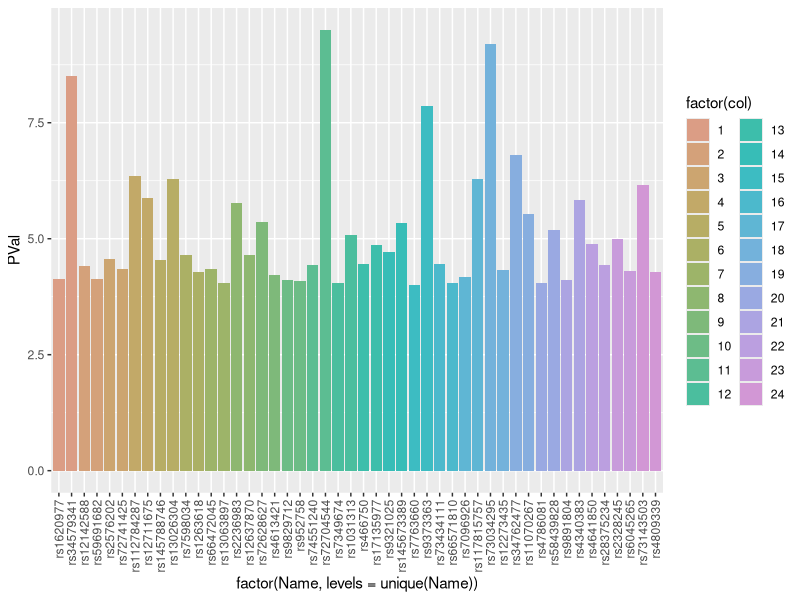

Write R code to recreate this figure.
## ---- chunk 1
library('readxl')
Xanax <- read_excel('ANX_2026_daner_fullANX_v12_woUTAH_11022026.gz.p4.clump.areator.sorted.1mhc (1).xls')
## ---- chunk 2
library('tidyverse')

chr_distances_1 <- list()

for(chr_num in 1:10){
  chr_data <- Xanax %>% 
    filter(CHR == chr_num) %>% 
    arrange(BP)
  # 2. Only calculate distances if there are at least 2 SNPs
  #    because you need a current SNP and a next SNP to find a distance
  if (nrow(chr_data) >= 2) {
    
    # 3. Create a table comparing each SNP to the next SNP
    distance_table <- data.frame(
      CHR = chr_num,                         # chromosome number
      SNP = chr_data$SNP[-nrow(chr_data)],   # all SNPs except the last one
      PVal = chr_data$P[-nrow(chr_data)],    # corresponding PVals
      curr_SNP_pos = chr_data$BP[-nrow(chr_data)], # all positions except the last one
      next_SNP_pos = chr_data$BP[-1],            # all positions except the first one
      BP_diff = diff(chr_data$BP)           # distance between neighboring SNPs
    )
    
    # 4. Store this chromosome's distance table in the list
    chr_distances_1[[chr_num]] <- distance_table
  }
}

# 5. Combine all chromosome tables into one big data frame
chr_distances_1  <- do.call(rbind, chr_distances_1)

# 3. Classify each distance into your table's custom scales!
chr_distances_1  <- chr_distances_1  %>% 
  mutate(
    Classification = case_when(
      BP_diff < 20000                  ~ "very close",
      BP_diff >= 20000 & BP_diff < 100000   ~ "close",
      BP_diff >= 100000 & BP_diff < 1000000 ~ "far",
      BP_diff >= 1000000               ~ "very far"
    )
  )


# View the final table
chr_distances_1 
## ---- chunk 3
#new empty list thats going to hold all chromosome distances, each entry is a dataframe
chr_distances_2 <- list()

for(chr_num in 11:22){
  chr_data <- Xanax %>% 
    filter(CHR == chr_num) %>% 
    arrange(BP)
  # 2. Only calculate distances if there are at least 2 SNPs
  #    because you need a current SNP and a next SNP to find a distance
  if (nrow(chr_data) >= 2) {
    
    # 3. Create a table comparing each SNP to the next SNP
    distance_table <- data.frame(
      CHR = chr_num,                         # chromosome number
      SNP = chr_data$SNP[-nrow(chr_data)],   # all SNPs except the last one
      PVal = chr_data$P[-nrow(chr_data)],    # corresponding PVals
      curr_SNP_pos = chr_data$BP[-nrow(chr_data)], # all positions except the last one
      next_SNP_pos = chr_data$BP[-1],            # all positions except the first one
      BP_diff = diff(chr_data$BP)           # distance between neighboring SNPs
    )
    
    # 4. Store this chromosome's distance table in the list
    chr_distances_2[[chr_num]] <- distance_table
  }
}

# 5. Combine all chromosome tables into one big data frame
chr_distances_2 <- do.call(rbind, chr_distances_2)

# 3. Classify each distance into your table's custom scales!
chr_distances_2 <- chr_distances_2 %>% 
  mutate(
    Classification = case_when(
      BP_diff < 20000                  ~ "very close",
      BP_diff >= 20000 & BP_diff < 100000   ~ "close",
      BP_diff >= 100000 & BP_diff < 1000000 ~ "far",
      BP_diff >= 1000000               ~ "very far"
    )
  )


# View the final table
chr_distances_2 


## ---- chunk 4

closepairs <- list()
close_SNPs <- c()
volcano_SNP_overlaps <- c()

#loops through chr_distances_1 and 2, pulls out rows (SNPS) classified as very close, and adds that SNP
#and the next (very close to each other) as well as the chromosome number to a list (dictionary)

#also adds the SNP to list volcano_SNP_overlaps to analyze/compare data with volcano plot

for (i in 1:length(chr_distances_1$Classification)) {
  if (chr_distances_1$Classification[i] == 'very close') {
    closepairs <- append(closepairs, list(c(chr_distances_1$CHR[i], chr_distances_1$SNP[i], chr_distances_1$PVal[i], chr_distances_1$SNP[i+1], chr_distances_1$PVal[i+1])))
    close_SNPs <- append(volcano_SNP_overlaps, chr_distances_1$SNP[i])
  }
}


for (i in 1:length(chr_distances_2$Classification)) {
  if (chr_distances_2$Classification[i] == 'very close') {
    closepairs <- append(closepairs, list(c(chr_distances_2$CHR[i], chr_distances_2$SNP[i], chr_distances_2$PVal[i], chr_distances_2$SNP[i+1], chr_distances_2$PVal[i+1]))) 
    close_SNPs <- append(volcano_SNP_overlaps, chr_distances_2$SNP[i])
  }
}

closepairs
## ---- chunk 5
Xanax <- rename(Xanax,'genelist' = 'genes.6.50kb(dist2index)')
SNP_names <- c()
SNP_pval <- c()
for (i in 1:length(chr_distances_1$Classification)) {
  if (chr_distances_1$Classification[i] == 'very close') {
    SNP_names <- c(SNP_names, chr_distances_1$SNP[i], chr_distances_1$SNP[i+1])
    SNP_pval <- c(SNP_pval, chr_distances_1$PVal[i], chr_distances_1$PVal[i+1])
  }
}

for (i in 1:length(chr_distances_2$Classification)) {
  if (chr_distances_2$Classification[i] == 'very close') {
    SNP_names <- c(SNP_names, chr_distances_2$SNP[i], chr_distances_2$SNP[i+1])
    SNP_pval <- c(SNP_pval, chr_distances_2$PVal[i], chr_distances_2$PVal[i+1])
  }
}
SNP_names
SNP_pval
## ---- chunk 6
column_list <- list(
  Name = SNP_names,
  PVal = -log10(SNP_pval)
)
df_data <- as.data.frame(column_list)
pair_num <- 1
df_data$col <- 1
df_data$genes <- NA
for (i in 1:nrow(df_data)){
  if (i > 2){
    if (df_data$col[i-1] == df_data$col[i-2]){
        pair_num <- pair_num + 1
    }
  }
  df_data$col[i] <- pair_num
  df_data$genes[i] <- Xanax$genelist[Xanax$SNP == df_data$Name[i]]
}
df_data

palette_cols <- hcl.colors(30, palette = "Dynamic")
ggplot(df_data, aes(x = factor(Name, levels = unique(Name)), y = PVal, fill = factor(col))) + geom_col() + theme(axis.text.x = element_text(angle = 90, vjust = 0.5, hjust = 1)) + scale_fill_manual(values = palette_cols)

## ---- chunk 7
pairdf <- as.data.frame(do.call(rbind, closepairs))
colnames(pairdf) <- c('Chromosome', 'SNP1', 'Pval1', 'SNP2', 'Pval2')

genevec <- c()
for (i in seq(from = 1, to = 48, by = 2)) {
    if (grepl("0.0", df_data$genes[i], fixed = TRUE)) {
      genevec <-append(genevec, df_data$genes[i])
    } 
}
genevec


#I NEED THE P-VALUES OF EACH OF THESE SNPS AS COLUMSN IN THE DF.


## ---- chunk 8
 
sig_from_volcano <- c("rs58825580", "rs7110863",  "rs10959883", "rs11241568", "rs4976976",  "rs10476497", "rs77960")
overlaps <- c()
for (i in 1:length(close_SNPs)) {
  for (j in 1:length(sig_from_volcano)) {
    if (sig_from_volcano[j] == close_SNPs[i]) {
    overlaps <- append(overlaps, close_SNPs[i])
    }
  }
}
overlaps
